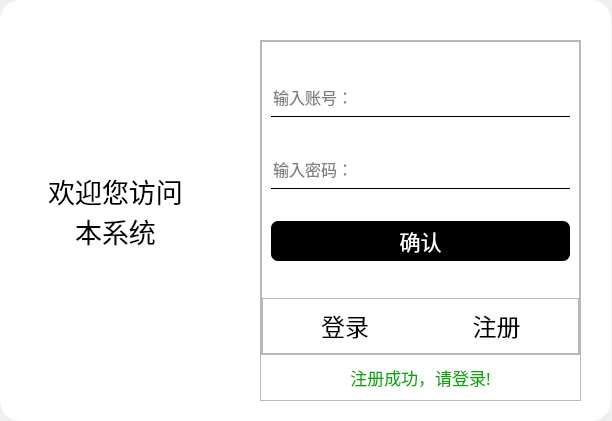
<?xml version="1.0" encoding="UTF-8"?>
<ui version="4.0">
 <class>LoginWindow</class>
 <widget class="QMainWindow" name="LoginWindow">
  <property name="geometry">
   <rect>
    <x>0</x>
    <y>0</y>
    <width>612</width>
    <height>421</height>
   </rect>
  </property>
  <property name="windowTitle">
   <string>MainWindow</string>
  </property>
  <property name="windowIcon">
   <iconset resource="resource.qrc">
    <normaloff>:/pattern/image/icon.png</normaloff>:/pattern/image/icon.png</iconset>
  </property>
  <widget class="QWidget" name="centralwidget">
   <widget class="QFrame" name="frame">
    <property name="geometry">
     <rect>
      <x>0</x>
      <y>0</y>
      <width>611</width>
      <height>421</height>
     </rect>
    </property>
    <property name="minimumSize">
     <size>
      <width>611</width>
      <height>421</height>
     </size>
    </property>
    <property name="styleSheet">
     <string notr="true">#frame{
background-color: rgb(255, 255, 255);
border-radius:20px
}</string>
    </property>
    <property name="frameShape">
     <enum>QFrame::StyledPanel</enum>
    </property>
    <property name="frameShadow">
     <enum>QFrame::Raised</enum>
    </property>
    <widget class="QFrame" name="frame_loginbg">
     <property name="geometry">
      <rect>
       <x>0</x>
       <y>0</y>
       <width>231</width>
       <height>421</height>
      </rect>
     </property>
     <property name="minimumSize">
      <size>
       <width>231</width>
       <height>421</height>
      </size>
     </property>
     <property name="styleSheet">
      <string notr="true">#frame_loginbg{
background:url(:/background/image/loginbackground.jpg);
border-top-left-radius:20px;
border-bottom-left-radius:20px
}</string>
     </property>
     <property name="frameShape">
      <enum>QFrame::StyledPanel</enum>
     </property>
     <property name="frameShadow">
      <enum>QFrame::Raised</enum>
     </property>
     <layout class="QVBoxLayout" name="verticalLayout_4">
      <property name="leftMargin">
       <number>15</number>
      </property>
      <property name="topMargin">
       <number>15</number>
      </property>
      <property name="rightMargin">
       <number>15</number>
      </property>
      <property name="bottomMargin">
       <number>15</number>
      </property>
      <item>
       <widget class="QFrame" name="frame_5">
        <property name="minimumSize">
         <size>
          <width>201</width>
          <height>391</height>
         </size>
        </property>
        <property name="styleSheet">
         <string notr="true">background-color:rgba(255, 255, 255,230);
border-radius:10px</string>
        </property>
        <property name="frameShape">
         <enum>QFrame::StyledPanel</enum>
        </property>
        <property name="frameShadow">
         <enum>QFrame::Raised</enum>
        </property>
        <layout class="QVBoxLayout" name="verticalLayout_5">
         <item>
          <widget class="QLabel" name="label">
           <property name="font">
            <font>
             <family>华文新魏</family>
             <pointsize>20</pointsize>
            </font>
           </property>
           <property name="styleSheet">
            <string notr="true">background-color:none</string>
           </property>
           <property name="text">
            <string>欢迎您访问
本系统</string>
           </property>
           <property name="alignment">
            <set>Qt::AlignCenter</set>
           </property>
          </widget>
         </item>
        </layout>
       </widget>
      </item>
     </layout>
    </widget>
    <widget class="QFrame" name="frame_2">
     <property name="geometry">
      <rect>
       <x>260</x>
       <y>40</y>
       <width>321</width>
       <height>361</height>
      </rect>
     </property>
     <property name="minimumSize">
      <size>
       <width>321</width>
       <height>361</height>
      </size>
     </property>
     <property name="frameShape">
      <enum>QFrame::StyledPanel</enum>
     </property>
     <property name="frameShadow">
      <enum>QFrame::Raised</enum>
     </property>
     <layout class="QVBoxLayout" name="verticalLayout">
      <property name="spacing">
       <number>0</number>
      </property>
      <property name="leftMargin">
       <number>0</number>
      </property>
      <property name="topMargin">
       <number>0</number>
      </property>
      <property name="rightMargin">
       <number>0</number>
      </property>
      <property name="bottomMargin">
       <number>0</number>
      </property>
      <item>
       <widget class="QFrame" name="frame_3">
        <property name="sizePolicy">
         <sizepolicy hsizetype="Preferred" vsizetype="Expanding">
          <horstretch>0</horstretch>
          <verstretch>7</verstretch>
         </sizepolicy>
        </property>
        <property name="frameShape">
         <enum>QFrame::StyledPanel</enum>
        </property>
        <property name="frameShadow">
         <enum>QFrame::Raised</enum>
        </property>
        <layout class="QVBoxLayout" name="verticalLayout_2">
         <property name="spacing">
          <number>0</number>
         </property>
         <property name="leftMargin">
          <number>0</number>
         </property>
         <property name="topMargin">
          <number>0</number>
         </property>
         <property name="rightMargin">
          <number>0</number>
         </property>
         <property name="bottomMargin">
          <number>0</number>
         </property>
         <item>
          <widget class="QStackedWidget" name="stackedWidget">
           <property name="sizePolicy">
            <sizepolicy hsizetype="Preferred" vsizetype="Expanding">
             <horstretch>0</horstretch>
             <verstretch>6</verstretch>
            </sizepolicy>
           </property>
           <property name="minimumSize">
            <size>
             <width>0</width>
             <height>40</height>
            </size>
           </property>
           <property name="styleSheet">
            <string notr="true">QLineEdit{
	background-color:rgba(255, 255, 255,0);
	border:none;
	border-bottom:1px solid black;
}
QPushButton{
	border:none;
	background-color:rgb(0, 0, 0);
	color:rgb(255, 255, 255);
	border-radius:7px;
}
QPushButton:pressed{
	padding-top: 3px;
	padding-left: 3px;
}</string>
           </property>
           <property name="currentIndex">
            <number>0</number>
           </property>
           <widget class="QWidget" name="page_login">
            <layout class="QVBoxLayout" name="verticalLayout_3">
             <item>
              <widget class="QLineEdit" name="lineEdit_l_account">
               <property name="minimumSize">
                <size>
                 <width>0</width>
                 <height>40</height>
                </size>
               </property>
               <property name="maximumSize">
                <size>
                 <width>16777215</width>
                 <height>16777215</height>
                </size>
               </property>
               <property name="font">
                <font>
                 <family>华文新魏</family>
                 <pointsize>12</pointsize>
                </font>
               </property>
               <property name="placeholderText">
                <string>输入账号：</string>
               </property>
              </widget>
             </item>
             <item>
              <widget class="QLineEdit" name="lineEdit_l_password">
               <property name="minimumSize">
                <size>
                 <width>0</width>
                 <height>40</height>
                </size>
               </property>
               <property name="font">
                <font>
                 <family>华文新魏</family>
                 <pointsize>12</pointsize>
                </font>
               </property>
               <property name="echoMode">
                <enum>QLineEdit::Password</enum>
               </property>
               <property name="alignment">
                <set>Qt::AlignLeading|Qt::AlignLeft|Qt::AlignVCenter</set>
               </property>
               <property name="placeholderText">
                <string>输入密码：</string>
               </property>
              </widget>
             </item>
             <item>
              <widget class="QPushButton" name="pushButton_l_sure">
               <property name="minimumSize">
                <size>
                 <width>0</width>
                 <height>40</height>
                </size>
               </property>
               <property name="font">
                <font>
                 <family>华文新魏</family>
                 <pointsize>16</pointsize>
                </font>
               </property>
               <property name="text">
                <string>确认</string>
               </property>
              </widget>
             </item>
            </layout>
           </widget>
           <widget class="QWidget" name="page_register">
            <layout class="QVBoxLayout" name="verticalLayout_6">
             <item>
              <widget class="QLineEdit" name="lineEdit_r_account">
               <property name="minimumSize">
                <size>
                 <width>0</width>
                 <height>40</height>
                </size>
               </property>
               <property name="maximumSize">
                <size>
                 <width>16777215</width>
                 <height>16777215</height>
                </size>
               </property>
               <property name="font">
                <font>
                 <family>华文新魏</family>
                 <pointsize>12</pointsize>
                </font>
               </property>
               <property name="placeholderText">
                <string>输入新账号：</string>
               </property>
              </widget>
             </item>
             <item>
              <widget class="QLineEdit" name="lineEdit_r_password">
               <property name="minimumSize">
                <size>
                 <width>0</width>
                 <height>40</height>
                </size>
               </property>
               <property name="font">
                <font>
                 <family>华文新魏</family>
                 <pointsize>12</pointsize>
                </font>
               </property>
               <property name="echoMode">
                <enum>QLineEdit::Password</enum>
               </property>
               <property name="alignment">
                <set>Qt::AlignLeading|Qt::AlignLeft|Qt::AlignVCenter</set>
               </property>
               <property name="placeholderText">
                <string>输入新密码：</string>
               </property>
              </widget>
             </item>
             <item>
              <widget class="QLineEdit" name="lineEdit_r_sure">
               <property name="minimumSize">
                <size>
                 <width>0</width>
                 <height>40</height>
                </size>
               </property>
               <property name="font">
                <font>
                 <family>华文新魏</family>
                 <pointsize>12</pointsize>
                </font>
               </property>
               <property name="echoMode">
                <enum>QLineEdit::Password</enum>
               </property>
               <property name="alignment">
                <set>Qt::AlignLeading|Qt::AlignLeft|Qt::AlignVCenter</set>
               </property>
               <property name="placeholderText">
                <string>再次输入密码：</string>
               </property>
              </widget>
             </item>
             <item>
              <widget class="QPushButton" name="pushButton_r_sure">
               <property name="minimumSize">
                <size>
                 <width>0</width>
                 <height>40</height>
                </size>
               </property>
               <property name="font">
                <font>
                 <family>华文新魏</family>
                 <pointsize>16</pointsize>
                </font>
               </property>
               <property name="text">
                <string>确认</string>
               </property>
              </widget>
             </item>
            </layout>
           </widget>
          </widget>
         </item>
         <item>
          <widget class="QFrame" name="frame_4">
           <property name="sizePolicy">
            <sizepolicy hsizetype="Preferred" vsizetype="Expanding">
             <horstretch>0</horstretch>
             <verstretch>1</verstretch>
            </sizepolicy>
           </property>
           <property name="font">
            <font>
             <weight>50</weight>
             <bold>false</bold>
            </font>
           </property>
           <property name="styleSheet">
            <string notr="true">QPushButton{
border:none;
}
QPushButton:pressed{
	padding-top: 3px;
	padding-left: 3px;
}</string>
           </property>
           <property name="frameShape">
            <enum>QFrame::StyledPanel</enum>
           </property>
           <property name="frameShadow">
            <enum>QFrame::Raised</enum>
           </property>
           <layout class="QHBoxLayout" name="horizontalLayout">
            <item>
             <widget class="QPushButton" name="pushButton_login">
              <property name="font">
               <font>
                <family>华文新魏</family>
                <pointsize>18</pointsize>
                <weight>50</weight>
                <bold>false</bold>
               </font>
              </property>
              <property name="text">
               <string>登录</string>
              </property>
              <property name="icon">
               <iconset resource="resource.qrc">
                <normaloff>:/pattern/image/login.png</normaloff>:/pattern/image/login.png</iconset>
              </property>
              <property name="iconSize">
               <size>
                <width>30</width>
                <height>30</height>
               </size>
              </property>
             </widget>
            </item>
            <item>
             <widget class="QPushButton" name="pushButton_register">
              <property name="font">
               <font>
                <family>华文新魏</family>
                <pointsize>18</pointsize>
               </font>
              </property>
              <property name="text">
               <string>注册</string>
              </property>
              <property name="icon">
               <iconset resource="resource.qrc">
                <normaloff>:/pattern/image/register.png</normaloff>:/pattern/image/register.png</iconset>
              </property>
              <property name="iconSize">
               <size>
                <width>30</width>
                <height>30</height>
               </size>
              </property>
             </widget>
            </item>
           </layout>
          </widget>
         </item>
        </layout>
       </widget>
      </item>
      <item>
       <widget class="QStackedWidget" name="stackedWidget_2">
        <property name="sizePolicy">
         <sizepolicy hsizetype="Preferred" vsizetype="Expanding">
          <horstretch>0</horstretch>
          <verstretch>1</verstretch>
         </sizepolicy>
        </property>
        <property name="minimumSize">
         <size>
          <width>319</width>
          <height>45</height>
         </size>
        </property>
        <property name="currentIndex">
         <number>5</number>
        </property>
        <widget class="QWidget" name="page_3">
         <layout class="QHBoxLayout" name="horizontalLayout_2">
          <item>
           <widget class="QLabel" name="label_2">
            <property name="font">
             <font>
              <family>华文新魏</family>
              <pointsize>13</pointsize>
             </font>
            </property>
            <property name="styleSheet">
             <string notr="true">color:rgb(255, 0, 0)</string>
            </property>
            <property name="text">
             <string>账号或密码不能为空!</string>
            </property>
            <property name="alignment">
             <set>Qt::AlignCenter</set>
            </property>
           </widget>
          </item>
         </layout>
        </widget>
        <widget class="QWidget" name="page_4">
         <layout class="QHBoxLayout" name="horizontalLayout_3">
          <item>
           <widget class="QLabel" name="label_3">
            <property name="font">
             <font>
              <family>华文新魏</family>
              <pointsize>13</pointsize>
             </font>
            </property>
            <property name="styleSheet">
             <string notr="true">color:rgb(255, 0, 0)</string>
            </property>
            <property name="text">
             <string>账号或密码错误!</string>
            </property>
            <property name="alignment">
             <set>Qt::AlignCenter</set>
            </property>
           </widget>
          </item>
         </layout>
        </widget>
        <widget class="QWidget" name="page"/>
        <widget class="QWidget" name="page_2">
         <layout class="QHBoxLayout" name="horizontalLayout_4">
          <item>
           <widget class="QLabel" name="label_4">
            <property name="font">
             <font>
              <family>华文新魏</family>
              <pointsize>13</pointsize>
             </font>
            </property>
            <property name="styleSheet">
             <string notr="true">color:rgb(255, 0, 0)</string>
            </property>
            <property name="text">
             <string>两次密码不一致!</string>
            </property>
            <property name="alignment">
             <set>Qt::AlignCenter</set>
            </property>
           </widget>
          </item>
         </layout>
        </widget>
        <widget class="QWidget" name="page_5">
         <layout class="QHBoxLayout" name="horizontalLayout_5">
          <item>
           <widget class="QLabel" name="label_5">
            <property name="sizePolicy">
             <sizepolicy hsizetype="Preferred" vsizetype="Expanding">
              <horstretch>0</horstretch>
              <verstretch>0</verstretch>
             </sizepolicy>
            </property>
            <property name="font">
             <font>
              <family>华文新魏</family>
              <pointsize>13</pointsize>
             </font>
            </property>
            <property name="styleSheet">
             <string notr="true">color:rgb(255, 0, 0)</string>
            </property>
            <property name="text">
             <string>账号已存在!</string>
            </property>
            <property name="alignment">
             <set>Qt::AlignCenter</set>
            </property>
           </widget>
          </item>
         </layout>
        </widget>
        <widget class="QWidget" name="page_6">
         <layout class="QHBoxLayout" name="horizontalLayout_6">
          <item>
           <widget class="QLabel" name="label_6">
            <property name="sizePolicy">
             <sizepolicy hsizetype="Preferred" vsizetype="Expanding">
              <horstretch>0</horstretch>
              <verstretch>0</verstretch>
             </sizepolicy>
            </property>
            <property name="font">
             <font>
              <family>华文新魏</family>
              <pointsize>13</pointsize>
             </font>
            </property>
            <property name="styleSheet">
             <string notr="true">color:rgb(0, 170, 0)</string>
            </property>
            <property name="text">
             <string>注册成功，请登录!</string>
            </property>
            <property name="alignment">
             <set>Qt::AlignCenter</set>
            </property>
           </widget>
          </item>
         </layout>
        </widget>
       </widget>
      </item>
     </layout>
    </widget>
    <widget class="QPushButton" name="pushButton_close">
     <property name="geometry">
      <rect>
       <x>560</x>
       <y>10</y>
       <width>51</width>
       <height>31</height>
      </rect>
     </property>
     <property name="styleSheet">
      <string notr="true">#pushButton_close{
	border: none;
}
#pushButton_close:hover{
	padding-top:3px;
}</string>
     </property>
     <property name="text">
      <string/>
     </property>
     <property name="icon">
      <iconset resource="resource.qrc">
       <normaloff>:/pattern/image/delete.png</normaloff>:/pattern/image/delete.png</iconset>
     </property>
     <property name="iconSize">
      <size>
       <width>22</width>
       <height>22</height>
      </size>
     </property>
    </widget>
   </widget>
  </widget>
 </widget>
 <resources>
  <include location="resource.qrc"/>
 </resources>
 <connections>
  <connection>
   <sender>pushButton_close</sender>
   <signal>clicked()</signal>
   <receiver>LoginWindow</receiver>
   <slot>close()</slot>
   <hints>
    <hint type="sourcelabel">
     <x>707</x>
     <y>70</y>
    </hint>
    <hint type="destinationlabel">
     <x>780</x>
     <y>35</y>
    </hint>
   </hints>
  </connection>
 </connections>
</ui>
